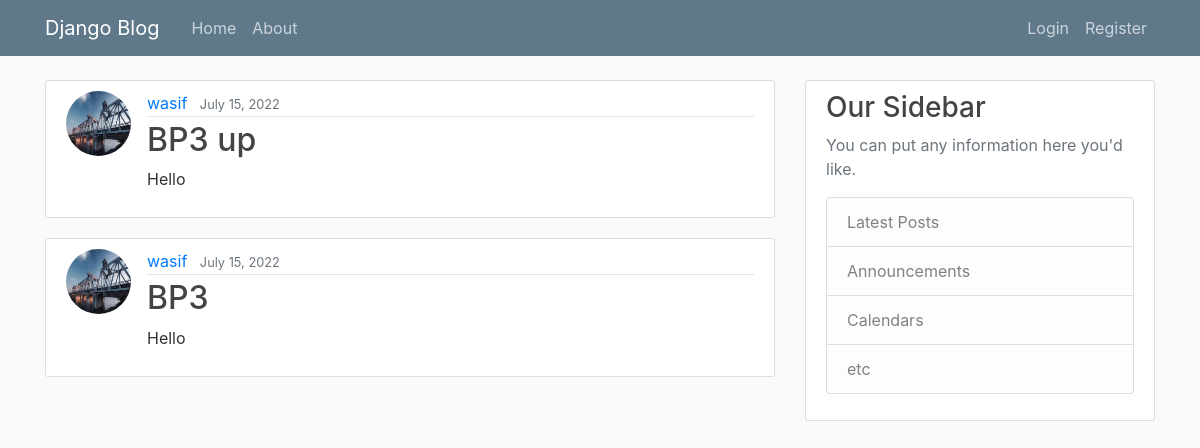
The app's page /, older data.
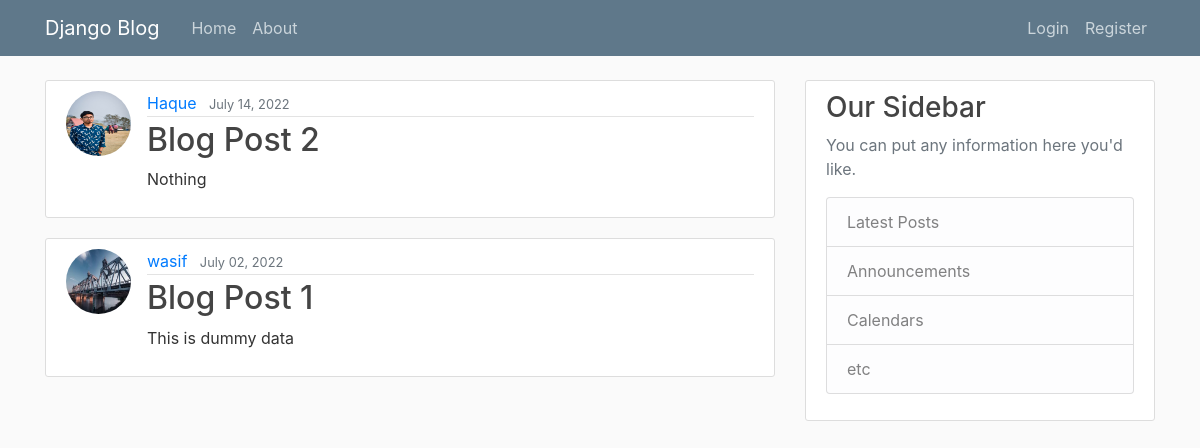
The same page, newer data.
### blog/models.py (models this page shows, shortened)
class Post(models.Model):
    title = models.CharField(max_length=100)
    content=models.TextField()
    date_posted=models.DateTimeField(default=timezone.now)
    author=models.ForeignKey(User, on_delete=models.CASCADE)

### users/models.py (models this page shows, shortened)
class Profile(models.Model):
    user = models.OneToOneField(User, on_delete=models.CASCADE)
    image = models.ImageField(default='default.jpg', upload_to='profile_pics')

### blog/views.py (the view)
# urls.py: path('', PostListView.as_view(),name='blog-home'),
class PostListView(ListView):
    model = Post
    template_name= 'blog/home.html'
    context_object_name='posts'
    ordering = ['-date_posted']
    paginate_by= 2

### blog/templates/blog/home.html
{% extends "blog/base.html" %}
{% block content %}
    {% for post in posts %}
    <article class="media content-section">
        <img class="rounded-circle article-img" src="{{ post.author.profile.image.url }}">
        <div class="media-body">
          <div class="article-metadata">
            <a class="mr-2" href="#">{{ post.author }}</a>
            <small class="text-muted">{{ post.date_posted|date:"F d, Y" }}</small>
          </div>
          <h2><a class="article-title" href="{% url 'post-detail' post.id %}">{{ post.title }}</a></h2>
          <p class="article-content">{{ post.content }}</p>
        </div>
      </article>
    {% endfor %}
{% endblock content %}

Row changes from the older to the newer data that the page shows:
removed Post: author.profile.image (picture), author "wasif", date_posted "July 15, 2022", title "BP3 up", content "Hello"
removed Post: author.profile.image (picture), author "wasif", date_posted "July 15, 2022", title "BP3", content "Hello"
now on this page (row unchanged): Post: author.profile.image (placeholder picture), author "Haque", date_posted "July 14, 2022", title "Blog Post 2", content "Nothing"
now on this page (row unchanged): Post: author.profile.image (picture), author "wasif", date_posted "July 02, 2022", title "Blog Post 1", content "This is dummy data"
